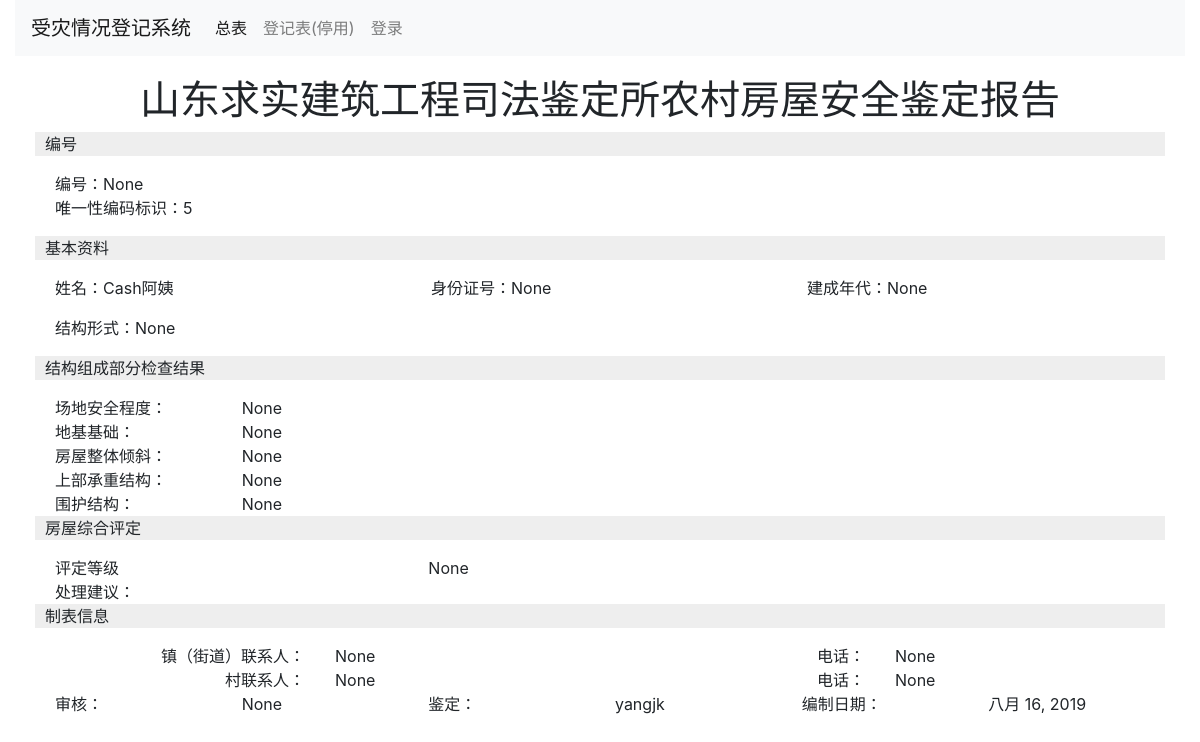
Screenshot of /report/5 with the database file from the repository.
### report/models.py (models this page shows, shortened)
class Report(models.Model):
    DECADE_CHOICE = (
        ('1900', '1900'),
        ('1910', '1910'),
        ('1920', '1920'),
        ('1930', '1930'),
        ('1940', '1940'),
        ('1950', '1950'),
        ('1960', '1960'),
        ('1970', '1970'),
        ('1980', '1980'),
        ('1990', '1990'),
        ('2000', '2000'),
        ('2010', '2010'),
    )
    PURPOSE_CHOICE = (
        (1, '住宅'),
        (2, '厂房'),
        (3, '公共建筑'),
    )
    STRUCTURE_CHOICE = (
        (1, '混凝土结构'),
        (2, '砌体结构'),
        (3, '木结构'),
        (4, '钢结构'),
        (5, '石结构'),
        (6, '生土结构'),
    )
    DEGREE_CHOICE = (
        ('a', 'A'),
        ('b', 'B'),
        ('c', 'C'),
        ('d', 'D'),
    )
    SECURITY_DETAIL_CHOICE = (
        (1, '未发现影响房屋周边安全的不利影响'),
        (2, '房屋周边准在超高土体滑坡'),
        (3, '房屋周边场地存在地质斜坡'),
        (4, '房屋周边存在河流，受河水持续冲刷'),
        (5, '房屋存在沟壑'),
        (6, '房屋周边塌方'),
        (7, '房屋周边下方存在不实空洞'),
    )
    GROUNDSILL_DETAIL_CHOICE = (
        (1, '未发现明显不均匀沉降及滑移'),
        (2, '地基基础轻微不均匀沉降'),
        (3, '地基基础不均匀沉降'),
        (4, '室内地面下陷'),
        (5, '地基基础滑移'),
        (6, '地基基础存在滑移可能'),
        (7, '地基基础被冲毁'),
        (8, '毛石基础粘结砂浆缺失'),
    )
    TILT_DETAIL_CHOICE = (
        (1, '未发现明显倾斜'),
        (2, '房屋墙体局部倾斜'),
        (3, '房屋墙体整体倾斜'),
        (4, '房屋墙体变形'),
        (5, '房屋墙体未发现明显歪闪缺陷')
    )
    UPON_DETAIL_CHOICE = (
        (1, '未发现结构承载缺陷'),
        (2, '墙体存在裂缝'),
        (3, '墙体轻微裂缝'),
        (4, '墙体贯通缝严重'),
        (5, '墙体风化侵蚀严重'),
        (6, '墙体有效截面积削弱'),
        (7, '内隔墙裂缝'),
        (8, '墙体面层脱落'),
        (9, '墙体变形'),
        (10, '墙体倾斜'),
        (11, '纵横墙连接处松动和开裂'),
        (12, '墙体倒塌'),
        (13, '屋架梁损坏'),
        (14, '屋架檩条损坏'),
        (15, '屋架梁下墙体开裂损坏'),
        (16, '屋架梁下墙体变形'),
        (17, '地基基础不均匀沉降引起的裂缝'),
        (18, '房屋墙体、屋盖无明显受力裂缝和变形'),
        (19, '墙体严重破坏，无法正常使用'),
        (20, '屋架损坏'),
    )
    FENCE_DETAIL_CHOICE = (
        (1, '未发现围护缺损'),
        (2, '同上'),
        (3, '墙体存在裂缝'),
        (4, '屋面坍塌'),
        (5, '屋面下陷'),
        (6, '墙体面层脱落'),
        (7, '墙体裂缝'),
        (8, '室内地面下陷'),
        (9, '内隔墙裂缝'),
        (10, '纵横墙多处裂缝'),
    )
    ASSESS_LEVEL_CHOICE = (
        ('a', 'A 完好无损'),
        ('b', 'B 轻微破损，可以使用'),
        ('c', 'C 破损经修缮后可以使用'),
        ('d', 'D 严重破坏，不能使用'),
        ('e', '倒塌'),
    )
    CREATOR_CHOICE = (
        (1, '杨军魁'),
        (2, '芦满'),
        (3, '关萌'),
        (4, '黄波'),
    )
    bid = models.CharField(max_length=100, null=True, blank=True,
                           verbose_name='建鉴编号')
    name = models.CharField(max_length=250, null=True, blank=True,
                            verbose_name='姓名')
    identity = models.CharField(max_length=50, null=True, blank=True,
                                verbose_name='身份证号', unique=True)
    decade = models.CharField(choices=DECADE_CHOICE, max_length=10,
                              null=True, blank=True, verbose_name='建成年代')
    city = models.ForeignKey(City, null=True, blank=True,
                             on_delete=models.SET_NULL,
                             verbose_name='城市')
    town = models.ForeignKey(Town, null=True, blank=True,
                             on_delete=models.SET_NULL,
                             verbose_name='镇')
    village = models.ForeignKey(Village, null=True, blank=True,
                                on_delete=models.SET_NULL,
                                verbose_name='村')
    purpose = models.IntegerField(choices=PURPOSE_CHOICE, null=True, blank=True,
                                  verbose_name='用途')
    comment = models.TextField(max_length=250, null=True, blank=True,
                               verbose_name='备注')
    structure = models.IntegerField(choices=STRUCTURE_CHOICE,
                                    null=True, blank=True, verbose_name='结构形式')
    security = models.CharField(max_length=10, choices=DEGREE_CHOICE,
                                null=True, blank=True, verbose_name='场地安全程度')
    groundsill = models.CharField(max_length=10, choices=DEGREE_CHOICE,
                                  null=True, blank=True, verbose_name='地基基础')
    tilt = models.CharField(max_length=10, choices=DEGREE_CHOICE, null=True,
                            blank=True,
                            verbose_name='房屋整体倾斜')
    upon = models.CharField(max_length=10, choices=DEGREE_CHOICE, null=True,
                            blank=True,
                            verbose_name='上部承重结构')
    fence = models.CharField(max_length=10, choices=DEGREE_CHOICE, null=True,
                             blank=True,
                             verbose_name='围护结构')
    security_detail = models.ManyToManyField(SecurityDetail,blank=True,
                                             verbose_name='场地安全程度说明')
    groundsill_detail = models.ManyToManyField(GroundsillDetail,blank=True,
                                               verbose_name='地基基础说明')
    tilt_detail = models.ManyToManyField(TiltDetail,blank=True,
                                         verbose_name='房屋整体倾斜说明')
    upon_detail = models.ManyToManyField(UponDetail,blank=True,
                                         verbose_name='上部承重结构说明')
    fence_detail = models.ManyToManyField(FenceDetail,blank=True,
                                          verbose_name='围护结构说明')
    assess_level = models.CharField(max_length=10, choices=ASSESS_LEVEL_CHOICE,
                                    null=True, blank=True, verbose_name='评定等级')
    advice = models.ManyToManyField(Advice,blank=True,
                                    verbose_name='处理建议')
    street_contract = models.CharField(max_length=50, null=True, blank=True,
                                       verbose_name='镇（街道）联系人')
    street_contract_phone = models.CharField(max_length=50, null=True,
                                             blank=True,
                                             verbose_name='镇（街道）联系人电话')
    village_contract = models.CharField(max_length=50, null=True, blank=True,
                                        verbose_name='村联系人')
    village_contract_phone = models.CharField(max_length=50, null=True,
                                              blank=True,
                                              verbose_name='村联系人电话')
    reviewer = models.ForeignKey(Reviewer, null=True, blank=True,
                                 on_delete=models.SET_NULL,
                                 verbose_name='审核人')
    created = models.DateField(auto_now_add=True, verbose_name='添加日期')
    updated = models.DateTimeField(auto_now=True, verbose_name='修改日期')
    appraiser = models.ForeignKey(User, null=True, blank=True,
                                  on_delete=models.SET_NULL,
                                  verbose_name='鉴定人')
    class Meta:
        ordering = ('-created',)
        verbose_name_plural = '报告'

### report/views.py (the view)
# urls.py: path('<int:pk>', views.ReportDetailView.as_view(), name='report_detail'),
class ReportDetailView(DetailView):
    model = Report
    template_name = 'report/detail.html'
    context_object_name = 'report'

### report/templates/report/detail.html (shortened to what this page needs)
{% extends 'report/base.html' %}
{% block content %}
    <h1 class="text-center">山东求实建筑工程司法鉴定所农村房屋安全鉴定报告</h1>
    <p class="small-title">编号</p>
    <ul class="list-inline row detail-content">
        <li class="list-inline col-md-12">编号：{{ report.bid }}</li>
        <li class="list-inline col-md-12">唯一性编码标识：{{ report.id }}</li>
    </ul>
    <p class="small-title">基本资料</p>
    <div class="detail-content">
        <ul class="list-inline row">
            <li class="list-inline-item col">姓名：{{ report.name }}</li>
            <li class="list-inline-item col">身份证号：{{ report.identity }}</li>
            <li class="list-inline-item col">建成年代：{{ report.decade }}</li>
        </ul>
        <ul class="list-inline row">
            <li class="list-inline-item col">
                结构形式：{{ report.get_structure_display }}</li>
        </ul>
    </div>
    <p class="small-title">结构组成部分检查结果</p>
    <div class="detail-content">
        <div class="row">
            <div class="col-md-2">
                场地安全程度：
            </div>
            <div class="col-md-1">{{ report.security }}</div>
        </div>
        <div class="row">
            <div class="col-md-2">
                地基基础：
            </div>
            <div class="col-md-1">{{ report.groundsill }}</div>
        </div>
        <div class="row">
            <div class="col-md-2">
                房屋整体倾斜：
            </div>
            <div class="col-md-1">{{ report.tilt }}</div>
        </div>
        <div class="row">
            <div class="col-md-2">
                上部承重结构：
            </div>
            <div class="col-md-1">{{ report.upon }}</div>
        </div>
        <div class="row">
            <div class="col-md-2">
                围护结构：
            </div>
            <div class="col-md-1">{{ report.fence }}</div>
        </div>
    </div>
    <p class="small-title">房屋综合评定</p>
    <div class="detail-content">
    <div class="row">
        <div class="col-md-4">评定等级</div>
        <div class="col-md-8">{{ report.get_assess_level_display }}</div>
    </div>
    <div class="row">
        <div class="col-md-2">处理建议：</div>
    </div>
    </div>
    <p class="small-title">制表信息</p>
    <div class="detail-content">
        <div class="row">
            <div class="col-md-3 text-right">镇（街道）联系人：</div>
            <div class="col-md-3">{{ report.street_contract }}</div>
            <div class="col-md-3 text-right">电话：</div>
            <div class="col-md-3">{{ report.street_contract_phone }}</div>
        </div>
        <div class="row">
            <div class="col-md-3 text-right">村联系人：</div>
            <div class="col-md-3">{{ report.village_contract }}</div>
            <div class="col-md-3 text-right">电话：</div>
            <div class="col-md-3">{{ report.village_contract_phone }}</div>
        </div>
        <div class="row">
            <div class="col-md-2">审核：</div>
            <div class="col-md-2">{{ report.reviewer }}</div>
            <div class="col-md-2">鉴定：</div>
            <div class="col-md-2">{{ report.appraiser }}</div>
            <div class="col-md-2">编制日期：</div>
            <div class="col-md-2">{{ report.created }}</div>
        </div>
    </div>
    </div>
{% endblock %}

### report/static/css/style.css (style rules this page uses)
.small-title { display: block; background-color: #eeeeee; padding-left: 10px; }
.detail-content { padding: 0 20px; }

### rows the page displays
Report: bid "None", id "5", name "Cash阿姨", identity "None", decade "None", structure "None", security "None", groundsill "None", tilt "None", upon "None", fence "None", assess_level "None", street_contract "None", street_contract_phone "None", village_contract "None", village_contract_phone "None", reviewer "None", appraiser "yangjk", created "八月 16, 2019"
